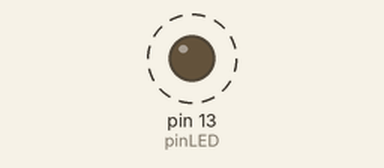
Simulated run of this sketch. Board: Arduino Uno, built with avr-gcc and run on an emulated ATmega328P. Shown: output pins drawn as LEDs (lit = HIGH). Dashed ring = blinking. What the sketch prints to the serial monitor is not drawn.

Above: at 0.5 s.
Timing chart, 0 to 4.6 s (numbered marks = the images above):
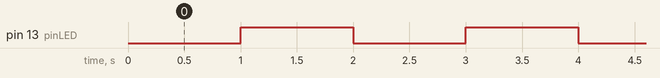

The sketch:

test_serial.ino
```cpp
int pinLED = 13;
boolean ledon;

void setup() {
  Serial.begin(9600);
  pinMode(pinLED, OUTPUT);
  ledon = true;
}

void loop() {
  Serial.print("Hello Pi\n");
  digitalWrite(pinLED, ledon = !ledon);
  delay(1000);
}
```

Measured:
- by itself, pin 13 (pinLED): alternates HIGH for 1.0 s and LOW for 1.0 s
